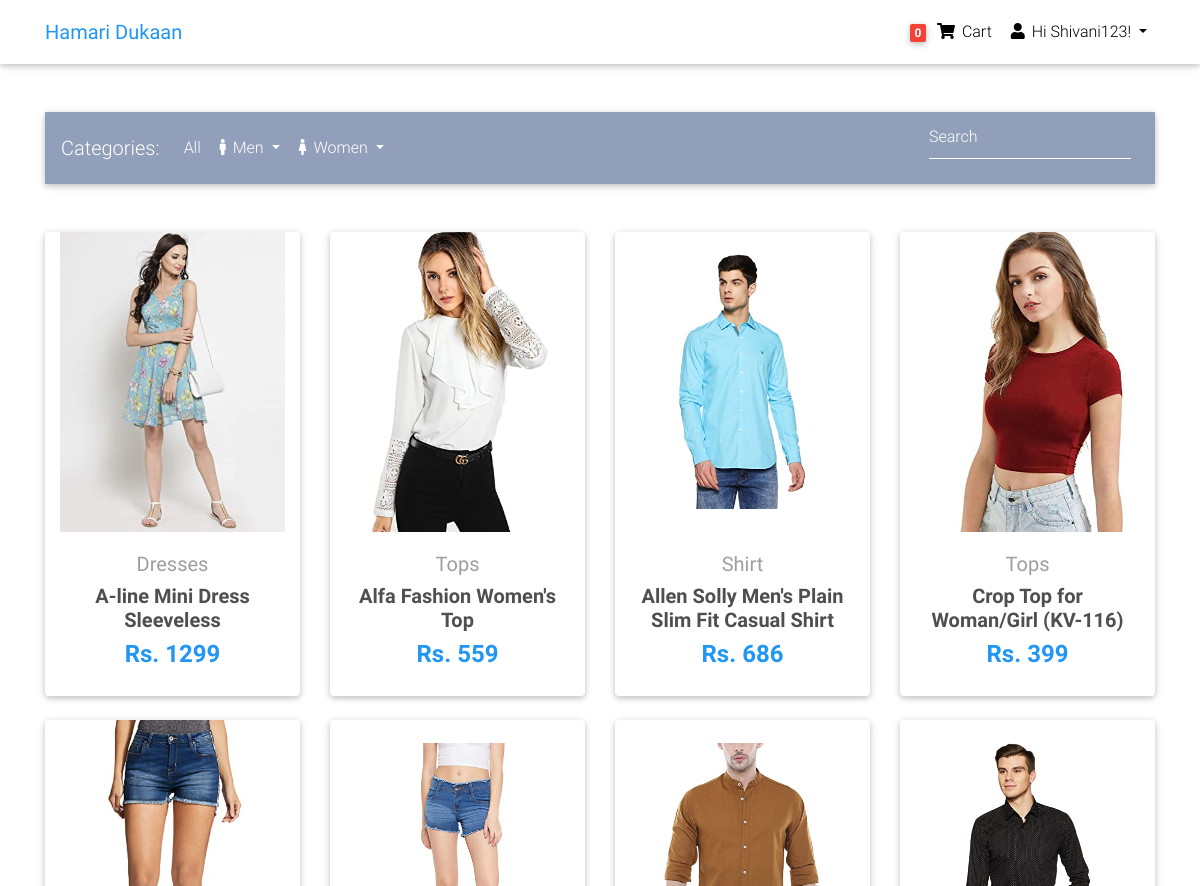
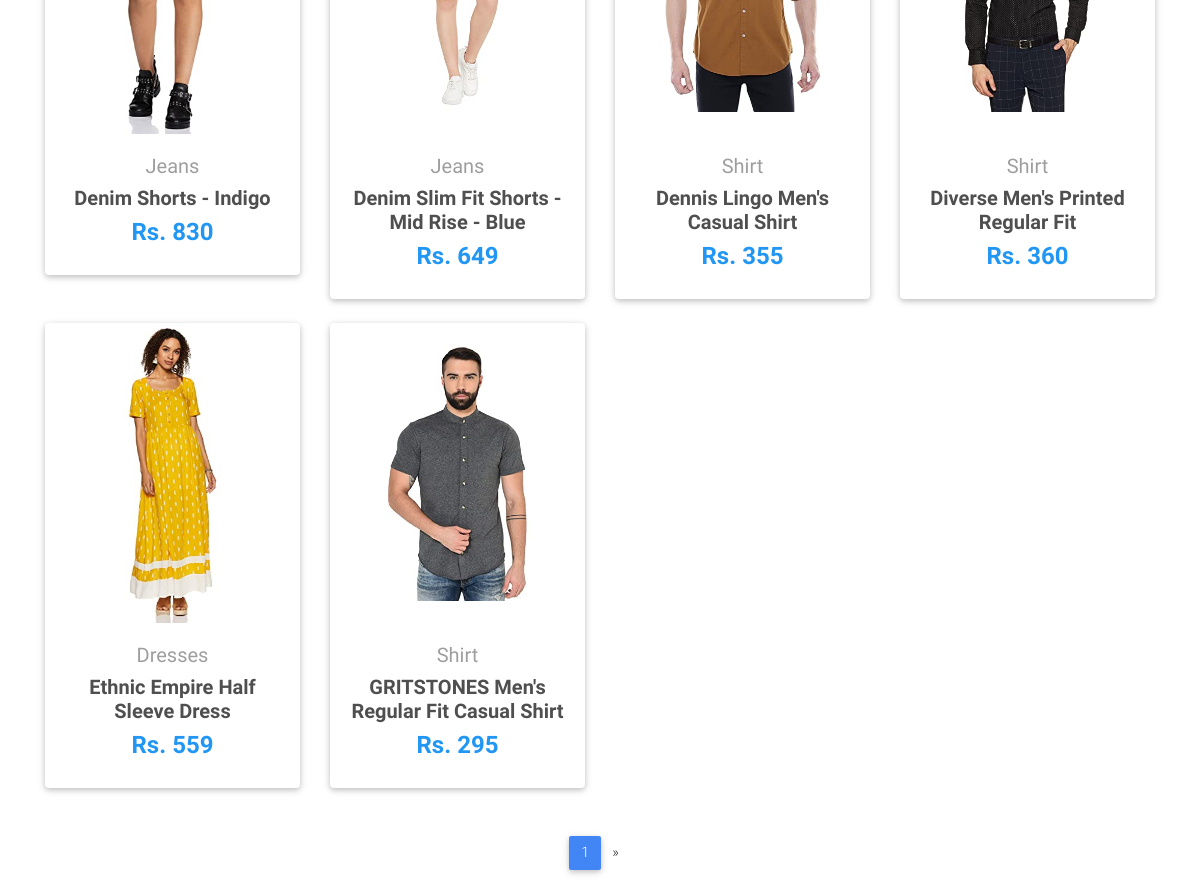
Screenshot of / (signed in) with the database file from the repository (2 pictures, top to bottom).
### core/models.py (models this page shows, shortened)
class Order(models.Model):
    user = models.ForeignKey(settings.AUTH_USER_MODEL,
                             on_delete=models.CASCADE)
    ref_code = models.CharField(max_length=20, blank=True, null=True)
    items = models.ManyToManyField(OrderItem)
    start_date = models.DateTimeField(auto_now_add=True)
    ordered_date = models.DateTimeField()
    ordered = models.BooleanField(default=False)
    shipping_address = models.ForeignKey(
        'Address', related_name='shipping_address', on_delete=models.SET_NULL, blank=True, null=True)
    billing_address = models.ForeignKey(
        'Address', related_name='billing_address', on_delete=models.SET_NULL, blank=True, null=True)
    payment = models.ForeignKey(
        'Payment', on_delete=models.SET_NULL, blank=True, null=True)
    coupon = models.ForeignKey(
        'Coupon', on_delete=models.SET_NULL, blank=True, null=True)
    being_delivered = models.BooleanField(default=False)
    received = models.BooleanField(default=False)
    refund_requested = models.BooleanField(default=False)
    refund_granted = models.BooleanField(default=False)
    '''
    1. Item added to cart
    2. Adding a billing address
    (Failed checkout)
    3. Payment
    (Preprocessing, processing, packaging etc.)
    4. Being delivered
    5. Received
    6. Refunds
    '''

class Item(models.Model):
    title = models.CharField(max_length=100)
    price = models.FloatField()
    discount_price = models.FloatField(blank=True, null=True)
    category = models.CharField(choices=CATEGORY_CHOICES, max_length=2)
    label = models.CharField(choices=LABEL_CHOICES, max_length=1)
    gender = models.CharField(choices=Gender_CHOICES, max_length=1,blank=True, null=True)
    slug = models.SlugField()
    description = models.TextField()
    image = models.ImageField()
    class Meta:
        ordering = ['title']
    def get_absolute_url(self):
        return reverse("core:product", kwargs={
            'slug': self.slug
        })

### core/views.py (the view)
# urls.py: path('', HomeView.as_view(), name='home'),
class HomeView(ListView):
    model = Item
    paginate_by = 10
    template_name = "home.html"

### core/templatetags/cart_template_tags.py (called while the page is built)
@register.filter
def cart_item_count(user):
    if user.is_authenticated:
        qs = Order.objects.filter(user=user, ordered=False)
        if qs.exists():
            return qs[0].items.count()
    return 0

@register.filter
def wishlist_item_count(user):
    if user.is_authenticated:
        qs = Wishlist.objects.filter(user=user)
        if qs.exists():
            return qs.count()
    return 0

### templates/home.html (shortened to what this page needs)
-{% extends "base.html" %}
{% block content %}
  <main>
    <div class="container">
      <nav class="navbar navbar-expand-lg navbar-dark mdb-color lighten-3 mt-3 mb-5">
        <span class="navbar-brand">Categories:</span>
        <div class="collapse navbar-collapse" id="basicExampleNav">
          <ul class="navbar-nav mr-auto">
            <li class="nav-item">
              <a class="nav-link" href="/">All
              </a>
             <li class="nav-item dropdown">
            <a class="nav-link dropdown-toggle" id="navbarDropdownMenuLink-4" data-toggle="dropdown"
              aria-haspopup="true" aria-expanded="false">
              <i class="fas fa-male"></i> Men </a>
          </li>
             <li class="nav-item dropdown">
            <a class="nav-link dropdown-toggle" id="navbarDropdownMenuLink-5" data-toggle="dropdown"
              aria-haspopup="true" aria-expanded="false">
              <i class="fas fa-female"></i> Women </a>
          </li>
          </ul>
          <form class="form-inline" action="/search/" method="POST">
            <div class="md-form my-0">
              <input class="form-control mr-sm-2"  id="query" name="query" type="search" placeholder="Search" aria-label="Search">
            </div>
          </form>
        </div>
      </nav>
      <section class="text-center mb-4">
        <div class="row wow fadeIn">
          {% for item in object_list %}
          <div class="col-lg-3 col-md-6 mb-4">
            <div class="card">
              <div class="view overlay">
                <img src="{{ item.image.url }}" class="card-img-top" >
              </div>
              <div class="card-body text-center">
                <a href="{{ item.get_absolute_url }}" class="grey-text">
                  <h5>{{ item.get_category_display }}</h5>
                </a>
                <h5>
                  <strong>
                    <a href="{{ item.get_absolute_url }}" class="dark-grey-text">{{ item.title }}
                    </a>
                  </strong>
                </h5>
                <h4 class="font-weight-bold blue-text">
                  <strong>Rs.
                  {% if item.discount_price %}
                  {{ item.discount_price|floatformat:"0"  }}
                  {% else %}
                  {{ item.price|floatformat:"0" }}
                  {% endif %}
                  </strong>
                </h4>
              </div>
            </div>
          </div>
          {% endfor %}
        </div>
      </section>
      {% if is_paginated %}
      <nav class="d-flex justify-content-center wow fadeIn">
        <ul class="pagination pg-blue">
          <li class="page-item active">
            <a class="page-link" href="?page={{ page_obj.number }}">{{ page_obj.number }}
            </a>
          </li>
          {% if page_obj.has_next %}
          <li class="page-item">
            <a class="page-link" href="?page={{ page_obj.next_page_number }}" aria-label="Next">
              <span aria-hidden="true">&raquo;</span>
            </a>
          </li>
          {% endif %}
        </ul>
      </nav>
      {% endif %}
    </div>
  </main>
{% endblock content %}
{% block extra_scripts %}
<link rel="stylesheet" href="https://ajax.googleapis.com/ajax/libs/jqueryui/1.11.4/themes/smoothness/jquery-ui.css">
{% endblock extra_scripts %}

### templates/base.html (shortened to what this page needs)
{% load static %}
<!DOCTYPE html>
<html lang="en">
<head>
  <link rel="stylesheet" href="https://use.fontawesome.com/releases/v5.8.1/css/all.css">
  <link href="{% static 'css/bootstrap.min.css' %}" rel="stylesheet">
  <link href="{% static 'css/mdb.min.css' %}" rel="stylesheet">
  <link href="{% static 'css/style.min.css' %}" rel="stylesheet">
</head>
{% include "navbar.html" %}
<body>
    <div class="mt-5 pt-4">
    </div>
    {% block content %}
    {% endblock content %}
    {% block extra_scripts %}
    {% endblock extra_scripts %}
</body>
</html>

### templates/navbar.html (shortened to what this page needs)
{% load cart_template_tags %}
<nav class="mb-1 navbar fixed-top navbar-expand-lg navbar-light white scrolling-navbar">
      <div class="container">
    <a class="navbar-brand" href="/"><strong class="blue-text">Hamari Dukaan</strong></a>
    <div class="collapse navbar-collapse" id="navbarSupportedContent-4">
      <ul class="navbar-nav ml-auto">
        {% if request.user.is_authenticated %}
        <li class="nav-item">
          <a class="nav-link" href="{% url 'core:order-summary' %}">
            <span class="badge red z-depth-1 mr-1"> {{ request.user|cart_item_count }} </span>
            <i class="fas fa-shopping-cart"></i> Cart</a>
        </li>
        <li class="nav-item dropdown">
          <a class="nav-link dropdown-toggle" id="navbarDropdownMenuLink-4" data-toggle="dropdown"
            aria-haspopup="true" aria-expanded="false">
            <i class="fas fa-user"></i> Hi {{ user.get_username|title }}! </a>
        </li>
        {% endif %}
      </ul></div>
    </div>
</nav>

### templates/scripts.html (shortened to what this page needs)
{% load static %}

### templates/base.html (style rules this page uses)
html, body, header, .carousel { height: 60vh; }

### templates/home.html (style rules this page uses)
img { width: 300px; height: 300px; object-fit: contain; }

### rows the page displays
Item: image (picture), category "Dresses", title "A-line Mini Dress Sleeveless", price "1299"
Item: image (picture), category "Tops", title "Alfa Fashion Women's Top", price "559"
Item: image (picture), category "Shirt", title "Allen Solly Men's Plain Slim Fit Casual Shirt", price "686"
Item: image (picture), category "Tops", title "Crop Top for Woman/Girl (KV-116)", price "399"
Item: image (picture), category "Jeans", title "Denim Shorts - Indigo", price "830"
Item: image (picture), category "Jeans", title "Denim Slim Fit Shorts - Mid Rise - Blue", price "649"
Item: image (picture), category "Shirt", title "Dennis Lingo Men's Casual Shirt", price "355"
Item: image (picture), category "Shirt", title "Diverse Men's Printed Regular Fit", price "360"
Item: image (picture), category "Dresses", title "Ethnic Empire Half Sleeve Dress", price "559"
Item: image (picture), category "Shirt", title "GRITSTONES Men's Regular Fit Casual Shirt", price "295"

### other values shown
{{ request.user|cart_item_count }} "0"
{{ user.get_username|title }} "Shivani123"
{{ page_obj.number }} "1"
